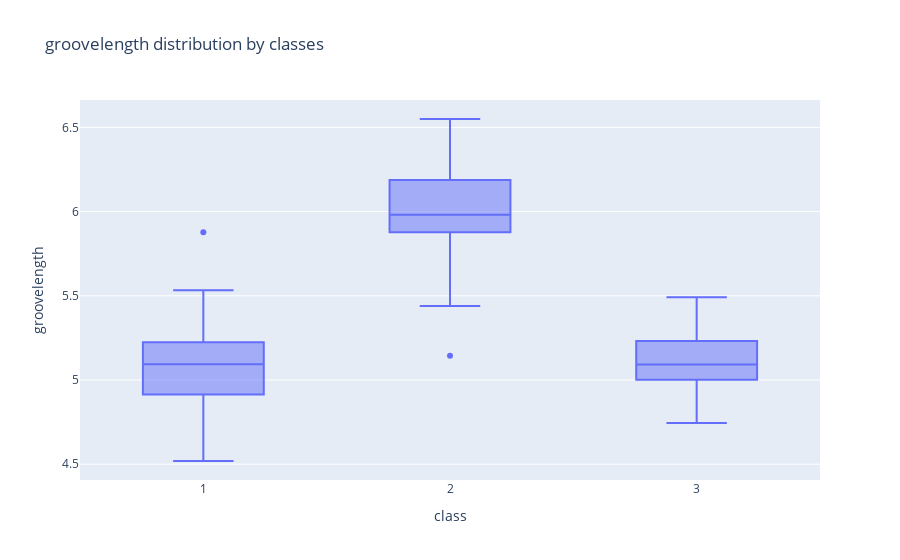

Notebook cell for this chart:
### Code cell
px.box(data[['groovelength','class']], x='class', y='groovelength', title='groovelength distribution by classes')

### Figure 1 — Plotly figure (JSON) as saved in the notebook; plotly's stock layout.template omitted (floating-point values rounded to 4 significant figures; data arrays with more than 128 entries replaced by an {"elided": "..."} marker saying what was removed)
{"data": [{"alignmentgroup": "True", "hovertemplate": "class=%{x}<br>groovelength=%{y}<extra></extra>", "legendgroup": "", "marker": {"color": "#636efa"}, "name": "", "notched": false, "offsetgroup": "", "orientation": "v", "showlegend": false, "type": "box", "x": {"elided": "210 int values"}, "x0": " ", "xaxis": "x", "y": {"elided": "210 float values"}, "y0": " ", "yaxis": "y"}], "layout": {"boxmode": "group", "legend": {"tracegroupgap": 0}, "title": {"text": "groovelength distribution by classes"}, "xaxis": {"anchor": "y", "domain": [0, 1], "title": {"text": "class"}}, "yaxis": {"anchor": "x", "domain": [0, 1], "title": {"text": "groovelength"}}}}
